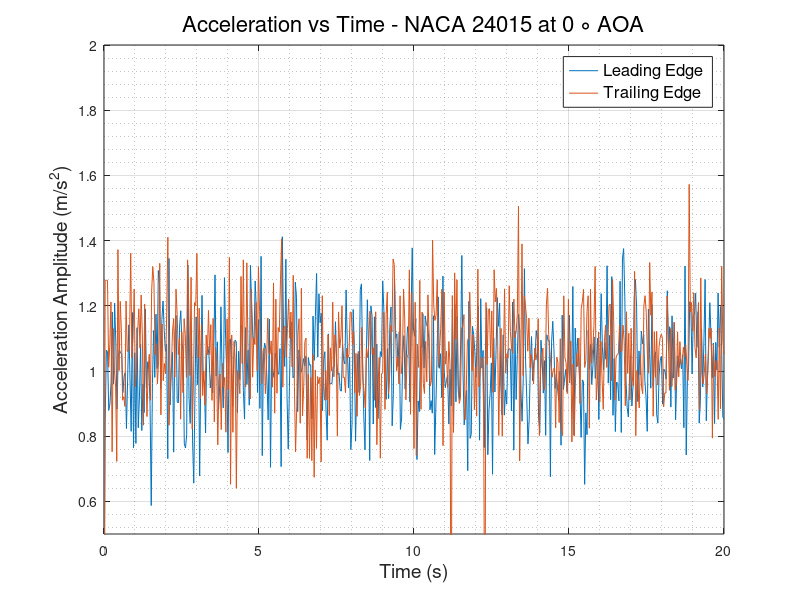
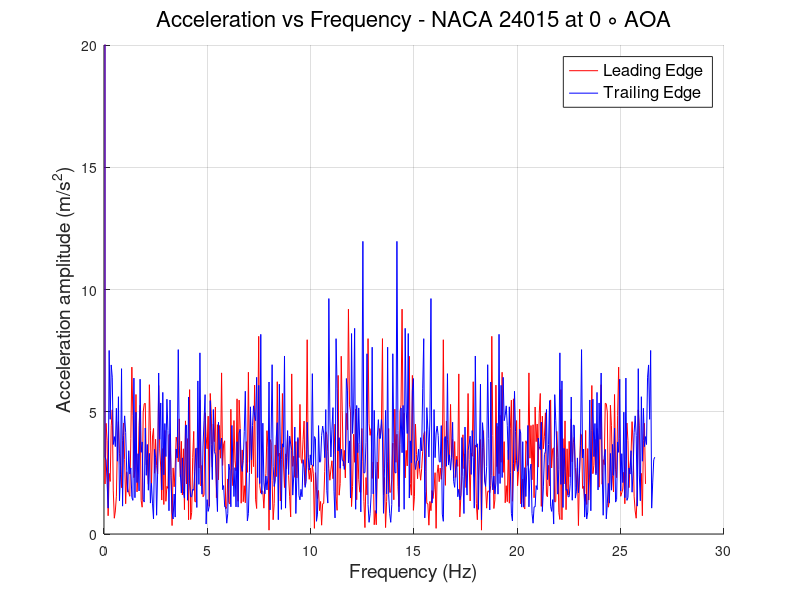

Reproduce these figures in MATLAB, in order.
clc
clear
close all
%% READING ACCELEROMETER DATA and defining Variables
                        % LEADING EDGE %
data   = xlsread('LE_800rpm.csv');
LE_time   = data(:,1);
LE_X_acc  = data(:,2);
LE_Y_acc  = data(:,3);
LE_Z_acc  = data(:,4);
LE_R_acc  = sqrt(LE_X_acc.^2 + LE_Y_acc.^2 + LE_Z_acc.^2);
% plot(LE_time,LE_R_acc)
N      = numel(LE_time);
Ts     = abs(diff(LE_time(1:2)));
fs     = 1/Ts;
f_axis = [0:N-1]*fs/N;
A_freq_LE = fft(LE_R_acc);
figure(1) 
plot(LE_time,LE_R_acc)
hold on
figure(2)
hold on
plot(f_axis,abs(A_freq_LE),'-r','LineWidth',0.5)
grid on 
grid minor
                        % TRAILING EDGE %
data   = xlsread('TE_800rpm.csv');
TE_time   = data(:,1);
TE_X_acc  = data(:,2);
TE_Y_acc  = data(:,3);
TE_Z_acc  = data(:,4);
TE_R_acc  = sqrt(TE_X_acc.^2 + TE_Y_acc.^2 + TE_Z_acc.^2);
% plot(TE_time,TE_R_acc)
N      = numel(TE_time);
Ts     = abs(diff(TE_time(1:2)));
fs     = 1/Ts;
f_axis = [0:N-1]*fs/N;
A_freq_TE = fft(TE_R_acc);
figure(1)
plot(TE_time, TE_R_acc)
grid on
grid minor
xlabel('Time (s)','FontSize',14,'FontWeight','normal')
ylabel('Acceleration Amplitude (m/s^2)','FontSize',14,'FontWeight','normal')
legend ('Leading Edge','Trailing Edge','FontSize',12,'FontWeight','normal')
title('Acceleration vs Time - NACA 24015 at 0 \circ AOA','FontSize',16,'FontWeight','normal')
ylim([0.5 2])
figure(2)
plot(f_axis,abs(A_freq_TE),'-b','LineWidth',0.5)
grid on 
grid minor
ylabel('Acceleration amplitude (m/s^2)','FontSize',14,'FontWeight','normal')
xlabel('Frequency (Hz)','FontSize',14,'FontWeight','normal')
ylim([0 20])
legend ('Leading Edge','Trailing Edge','FontSize',12,'FontWeight','normal')
title('Acceleration vs Frequency - NACA 24015 at 0 \circ AOA','FontSize',16,'FontWeight','normal')
